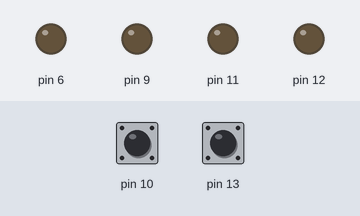
A sketch run on a simulated Arduino Uno, built with avr-gcc and run on an emulated ATmega328P. Parts: output pins drawn as LEDs (lit = HIGH). The test bench sets the inputs (shaded band); at power-on: pin 10 LOW, pin 13 LOW.

Above: at 1.2 s.
1.3 s: pin 10 pulsed HIGH 2 times (0.12 s each, 0.3 s apart)
At 2.2 s:
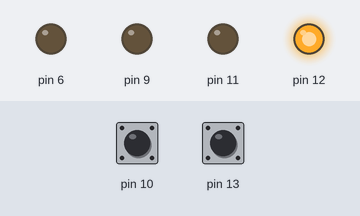
At 3.7 s:
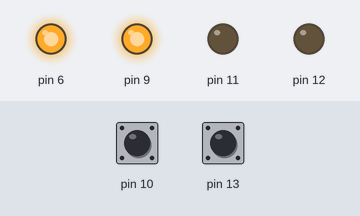
4.9 s: pin 13 pulsed HIGH 5 times (0.12 s each, 0.3 s apart)
At 6.7 s:
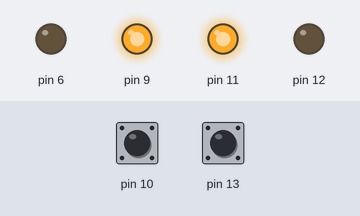
Timing chart, 0 to 17.4 s (numbered marks = the images above; inputs shaded):
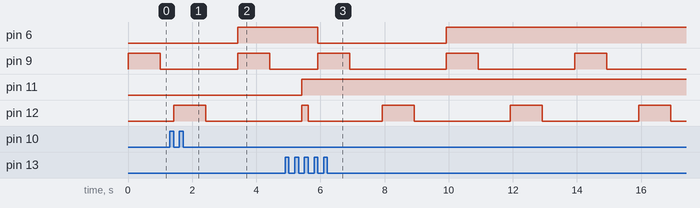

Measured:
- after the input at 1.3 s, pin 6, pin 9: LOW → HIGH after 2.1 s instead of 2.7 s; pin 11: stays LOW (without the input it goes to HIGH after 0.70 s)
- after the input at 4.9 s, pin 6: HIGH → LOW after 1.0 s, → HIGH 4.0 s later

The sketch:

sketch_sourcecode.ino
```cpp
const int MAX_DIST = 10000;// initialize infinite large distance as const for later use
class Buzzer{// declare buzzer class for usage with each US.sensor.
private:
  bool isBuzzing;
  int Dummie_var;//dummy var used in the constructor.
  int pin_number;// pin number assosicated with thebuzzer class

public:
  Buzzer(){// default constructoe
    Dummie_var = 0;
  }

  Buzzer(int pin_number){//constructor using the pin number to write to the buzzer
    this->pin_number = pin_number;
    pinMode(pin_number,OUTPUT);
    digitalWrite(pin_number,0);
  }

  void buzzMe(){// we pass the loop variable to the function here
    digitalWrite(pin_number,200);// this function is buzzing the buzzer
  }

  void noBuzz(){// this function stops the buzzer from buzzing if no significttn distnce is assessed.
    digitalWrite(pin_number,0);
  }
};
class UltrasonicSensor {// ultrasonic sensor class implimentaion

private:

  int trigpin;
  int echopin;
  long time;
  long distance;
  int dummie_var;

public:
  UltrasonicSensor(){// default constructor used
    dummie_var=0;
  }
  UltrasonicSensor(int trigpin, int echopin) {// constructir where the pins are initialized and the private is equal to the public
    this->echopin = echopin;
    this->trigpin = trigpin;
    this->time = time;
    this->distance = distance;

    pinMode(trigpin, OUTPUT);// pin mode initialization
    pinMode(echopin, INPUT);
    digitalWrite(trigpin, LOW);
  }


  long Measure() {
    digitalWrite(trigpin, LOW);// routine for US to get a distance
    delayMicroseconds(2);
    digitalWrite(trigpin, HIGH);
    pulseIn(echopin, HIGH);
    delayMicroseconds(10);
    digitalWrite(trigpin, LOW);

    time = pulseIn(echopin, HIGH);

    distance = (time / 29.1)/ 2.0; // calculate distance

    return distance;// return the distance calculated from the sensor
  }

  void Read() { // debugging tool for distance and reading
    Serial.println(distance);
  }
};
Buzzer buzzer_one(11);// These can be changed to suit which pin you would like to use.
Buzzer buzzer_two(6);
UltrasonicSensor sensor_one(9, 10);
UltrasonicSensor sensor_two(12, 13);
Buzzer buzzers[2] = {buzzer_one,buzzer_two};// place the objects in an array to later iterate through it
UltrasonicSensor sensors[2] = {sensor_one,sensor_two};// important to note the repsective positions of objects in the arrays


void setup() {
  Serial.begin(9600);
  pinMode(11, OUTPUT);
  pinMode(6, OUTPUT);
  delayMicroseconds(100);
}


void loop() {
  delayMicroseconds(500);
  int distance_assessed= MAX_DIST;// assume maximum distance, no buzzers or sensors are active
  for (int i = 0; i < 2; i++) {// important to note the I'th object can only be accessed at a time. this is to prevent writing multiple if statements.
  //for the Ith object in 1 arry the same numbered object corresponds to the next. the physical construction of the project should follow this same design
  // for example in the loop below, when i= 0, sensor_one is accessed and buzzer_one can be either active or inactive.
    distance_assessed = sensors[i].Measure();
    if(distance_assessed<35){
      buzzers[i].buzzMe();
      delayMicroseconds(250);
    }
    else if(distance_assessed>=35){
      buzzers[i].noBuzz();
      delayMicroseconds(250);
    }
}
}
```
